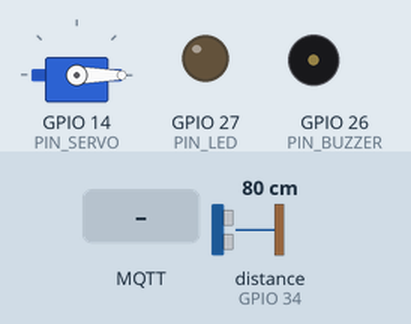
Simulated run of this sketch. Board: ESP32. On the bench: servo, output pins drawn as LEDs (lit = HIGH), buzzer (waves = sounding, pin HIGH). Wiring (inferred from the names in the program): ultrasonic range finder: trigger GPIO 13; echo GPIO 34. Inputs (shaded band) come from the test bench; at power-on: distance to the obstacle (sensor on GPIO 34) 80 cm. The echo pulse lasts 58.3 µs per cm; WiFi joins after 1.5 s; servers stay silent unless stated; no MQTT or app messages arrive unless stated; pins used as bus, display or sensor lines are not drawn; what the sketch prints to the serial monitor is not drawn.

Above: at 2.7 s.
2.8 s: MQTT message "ALARMA" arrives on the first subscribed topic
At 2.9 s:
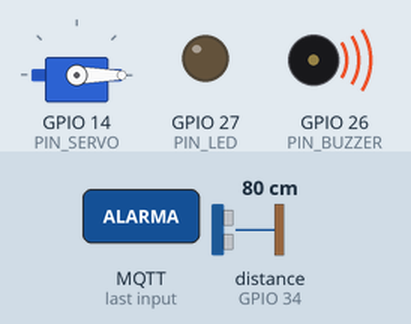
5.8 s: MQTT message "ABRIR" arrives on the first subscribed topic
At 6.1 s:
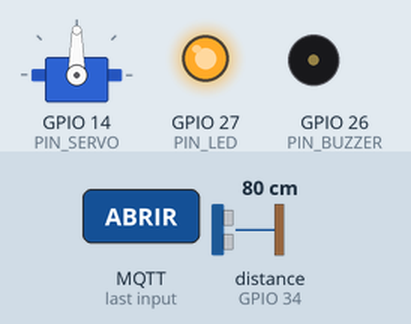
7.3 s: MQTT message "ALARMA" arrives on the first subscribed topic
At 7.4 s:
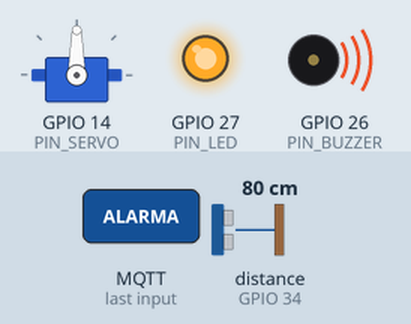
Timing chart, 0 to 10.3 s (numbered marks = the images above; inputs shaded):
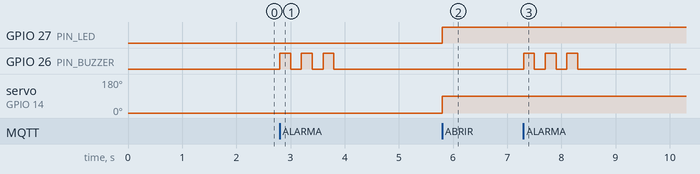

The sketch:

sensor_actuator.ino
```cpp
/*
 * SSI - TP Seguridad en IoT/IIoT - Grupo 18
 * ------------------------------------------------------------
 * Firmware ESP32 que simula un nodo industrial (IIoT):
 *
 *   - SENSOR: mide distancia con un HC-SR04 (ultrasonido) y la
 *     reporta como "nivel de un tanque" (ej: materia prima en una
 *     linea de produccion). Publica por MQTT cada SAMPLE_MS.
 *
 *   - ACTUADOR: se suscribe a un topic de comandos y acciona
 *     una valvula simulada con un servo, un LED de estado y un
 *     buzzer de alarma segun el comando recibido.
 *
 * Objetivo didactico (TP de seguridad):
 *   Este firmware usa MQTT EN TEXTO PLANO, SIN TLS Y SIN
 *   AUTENTICACION, a proposito, para poder demostrar en un
 *   laboratorio cerrado y propio como un atacante en la misma
 *   red puede leer e inyectar mensajes. La version endurecida
 *   (TLS + usuario/password + validacion) se documenta en
 *   ../mitigations/.
 *
 * Hardware:
 *   - ESP32 DevKit
 *   Pines elegidos todos sobre la MISMA hilera libre de la protoboard
 *   (la que trae VIN y GND), evitando los pines de flash (CMD/SD2/SD3),
 *   los strapping y EN. Alimentacion por USB: 5V se toma del pin VIN.
 *
 *   - HC-SR04  : TRIG -> GPIO 13, ECHO -> GPIO 34 (via divisor 5V->3.3V)
 *                (GPIO34 es solo-entrada: ideal para el Echo)
 *   - Servo    : signal -> GPIO 14
 *   - LED      : GPIO 27 (+ resistencia 220 ohm)
 *   - Buzzer   : GPIO 26
 *
 * Librerias (Library Manager):
 *   - PubSubClient (Nick O'Leary)
 *   - ESP32Servo
 */

#include <WiFi.h>
#include <PubSubClient.h>
#include <ESP32Servo.h>

// ----------------------------------------------------------------
// Configuracion - ajustar a tu laboratorio
// ----------------------------------------------------------------
const char* WIFI_SSID     = "TU_RED_DE_LAB";
const char* WIFI_PASS     = "TU_PASSWORD";

// IP de la PC que corre el broker Mosquitto (ver ../broker/)
const char* MQTT_HOST     = "192.168.1.100";
const int   MQTT_PORT     = 1883;            // 1883 = sin TLS (inseguro, a proposito)
const char* MQTT_CLIENT   = "esp32-linea-A";

// Topics (convencion planta/linea/dispositivo/medida)
const char* TOPIC_NIVEL   = "planta/lineaA/tanque1/nivel";     // sensor -> broker
const char* TOPIC_CMD     = "planta/lineaA/valvula1/cmd";      // broker -> actuador
const char* TOPIC_ESTADO  = "planta/lineaA/valvula1/estado";   // actuador -> broker

// Pines
const int PIN_TRIG   = 13;
const int PIN_ECHO   = 34;   // solo-entrada (sin pull interno; lo maneja el sensor)
const int PIN_SERVO  = 14;
const int PIN_LED    = 27;
const int PIN_BUZZER = 26;

// Logica de proceso simulado
const float NIVEL_MIN_CM = 5.0;    // tanque lleno (sensor cerca de la superficie)
const float NIVEL_MAX_CM = 40.0;   // tanque vacio
const unsigned long SAMPLE_MS = 2000;

WiFiClient    net;
PubSubClient  mqtt(net);
Servo         valvula;

unsigned long lastSample = 0;

// ----------------------------------------------------------------
// WiFi
// ----------------------------------------------------------------
void conectarWiFi() {
  Serial.printf("[WiFi] Conectando a %s ...\n", WIFI_SSID);
  WiFi.mode(WIFI_STA);
  WiFi.begin(WIFI_SSID, WIFI_PASS);
  while (WiFi.status() != WL_CONNECTED) {
    delay(300);
    Serial.print(".");
  }
  Serial.printf("\n[WiFi] OK - IP: %s\n", WiFi.localIP().toString().c_str());
}

// ----------------------------------------------------------------
// Actuador: aplica un comando recibido por MQTT
//   "ABRIR"  -> valvula 90deg, LED on
//   "CERRAR" -> valvula 0deg,  LED off
//   "ALARMA" -> buzzer 3 pitidos
// ----------------------------------------------------------------
void aplicarComando(const String& cmd) {
  Serial.printf("[CMD] Recibido: %s\n", cmd.c_str());

  if (cmd == "ABRIR") {
    valvula.write(90);
    digitalWrite(PIN_LED, HIGH);
    mqtt.publish(TOPIC_ESTADO, "ABIERTA", true);
  } else if (cmd == "CERRAR") {
    valvula.write(0);
    digitalWrite(PIN_LED, LOW);
    mqtt.publish(TOPIC_ESTADO, "CERRADA", true);
  } else if (cmd == "ALARMA") {
    // Buzzer ACTIVO (trae oscilador propio): basta con dar/quitar
    // tension. Evitamos tone(), que en el ESP32 puede competir por el
    // timer/LEDC que usa el servo. Si tu buzzer es PASIVO, reemplazar
    // digitalWrite por: tone(PIN_BUZZER, 2000, 200);
    for (int i = 0; i < 3; i++) {
      digitalWrite(PIN_BUZZER, HIGH);
      delay(200);
      digitalWrite(PIN_BUZZER, LOW);
      delay(200);
    }
    mqtt.publish(TOPIC_ESTADO, "ALARMA", true);
  } else {
    Serial.println("[CMD] Comando desconocido (ignorado)");
  }
}

// ----------------------------------------------------------------
// Callback MQTT: llega un mensaje a un topic suscripto.
//
// NOTA DIDACTICA: aqui NO se valida origen ni integridad del
// mensaje. Cualquiera que pueda publicar en TOPIC_CMD puede mover
// el actuador. Esa es, justamente, la vulnerabilidad que la demo
// muestra y que la version endurecida corrige (auth + ACL + TLS).
// ----------------------------------------------------------------
void onMessage(char* topic, byte* payload, unsigned int len) {
  String msg;
  for (unsigned int i = 0; i < len; i++) msg += (char)payload[i];
  if (String(topic) == TOPIC_CMD) {
    aplicarComando(msg);
  }
}

void conectarMQTT() {
  mqtt.setServer(MQTT_HOST, MQTT_PORT);
  mqtt.setCallback(onMessage);
  while (!mqtt.connected()) {
    Serial.print("[MQTT] Conectando... ");
    // Sin usuario/password: broker abierto (inseguro, a proposito)
    if (mqtt.connect(MQTT_CLIENT)) {
      Serial.println("OK");
      mqtt.subscribe(TOPIC_CMD);
      mqtt.publish(TOPIC_ESTADO, "ONLINE", true);
    } else {
      Serial.printf("fallo rc=%d, reintento en 2s\n", mqtt.state());
      delay(2000);
    }
  }
}

// ----------------------------------------------------------------
// Sensor: lectura HC-SR04 -> distancia en cm
// ----------------------------------------------------------------
float leerDistanciaCruda() {
  digitalWrite(PIN_TRIG, LOW);
  delayMicroseconds(2);
  digitalWrite(PIN_TRIG, HIGH);
  delayMicroseconds(10);
  digitalWrite(PIN_TRIG, LOW);

  long dur = pulseIn(PIN_ECHO, HIGH, 30000UL); // timeout 30ms (~5m)
  if (dur == 0) return NIVEL_MAX_CM;           // sin eco -> asumimos vacio
  return dur * 0.0343 / 2.0;
}

// Mediana de N lecturas: filtra picos espurios (una lectura mala no
// mueve el resultado). Clave para que el HC-SR04 no haga saltar el nivel.
float leerDistanciaCm() {
  const int N = 5;
  float m[N];
  for (int i = 0; i < N; i++) { m[i] = leerDistanciaCruda(); delay(40); }
  for (int i = 1; i < N; i++) {                // insertion sort (N chico)
    float k = m[i]; int j = i - 1;
    while (j >= 0 && m[j] > k) { m[j + 1] = m[j]; j--; }
    m[j + 1] = k;
  }
  return m[N / 2];
}

// Convierte distancia a porcentaje de llenado (0-100%)
int nivelPorcentaje(float cm) {
  if (cm <= NIVEL_MIN_CM) return 100;
  if (cm >= NIVEL_MAX_CM) return 0;
  float pct = (NIVEL_MAX_CM - cm) / (NIVEL_MAX_CM - NIVEL_MIN_CM) * 100.0;
  return (int)pct;
}

void setup() {
  Serial.begin(115200);
  pinMode(PIN_TRIG, OUTPUT);
  pinMode(PIN_ECHO, INPUT);
  pinMode(PIN_LED, OUTPUT);
  pinMode(PIN_BUZZER, OUTPUT);
  valvula.attach(PIN_SERVO);
  valvula.write(0);

  conectarWiFi();
  conectarMQTT();
}

void loop() {
  if (!mqtt.connected()) conectarMQTT();
  mqtt.loop();

  unsigned long now = millis();
  if (now - lastSample >= SAMPLE_MS) {
    lastSample = now;
    float cm = leerDistanciaCm();
    int pct = nivelPorcentaje(cm);

    // Payload JSON simple: { "nivel": 72, "cm": 14.8, "ts": 123456 }
    char payload[96];
    snprintf(payload, sizeof(payload),
             "{\"nivel\":%d,\"cm\":%.1f,\"ts\":%lu}", pct, cm, now);
    mqtt.publish(TOPIC_NIVEL, payload);
    Serial.printf("[PUB] %s -> %s\n", TOPIC_NIVEL, payload);
  }
}
```

Measured:
- after the input at 2.8 s, GPIO 26 (PIN_BUZZER): alternates HIGH for 0.20 s and LOW for 0.20 s, 6 changes in all, then stays LOW, starting at once
- after the input at 5.8 s, GPIO 27 (PIN_LED): LOW → HIGH at once; servo on GPIO 14 (PIN_SERVO): 0° → 90° at once
- after the input at 7.3 s, GPIO 26 (PIN_BUZZER): alternates HIGH for 0.20 s and LOW for 0.20 s, 6 changes in all, then stays LOW, starting at once
